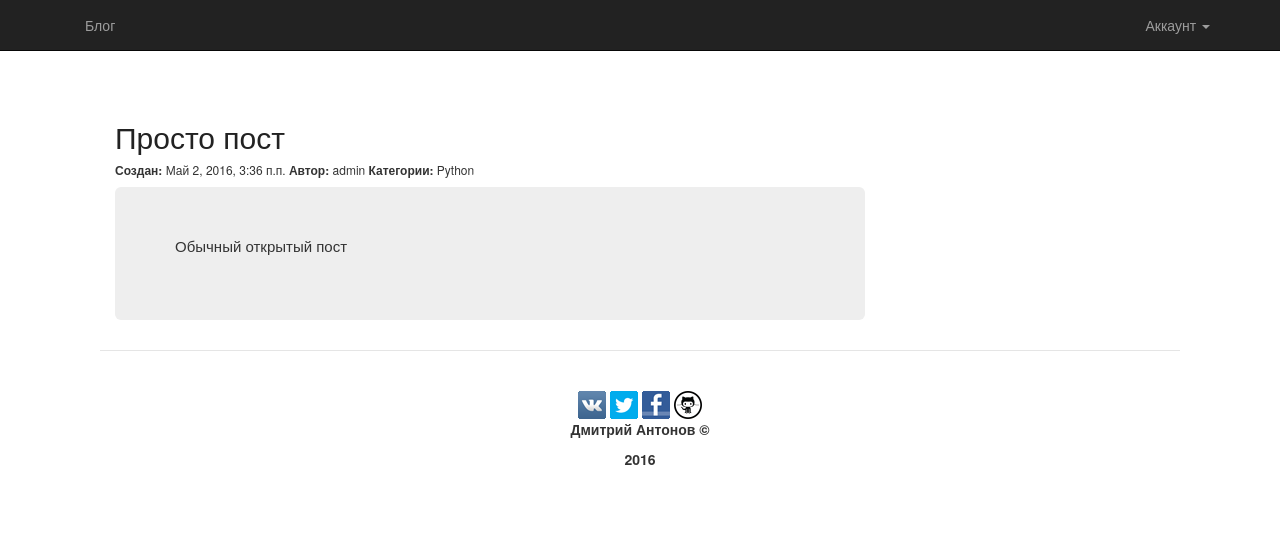
Page /4/ on the committed database.
### blog/models.py (models this page shows, shortened)
class Article(models.Model):
    article_title = models.CharField(max_length=100)
    article_text = models.TextField()
    article_date_create = models.DateTimeField(default=timezone.now)
    article_date_modify = models.DateTimeField(default=timezone.now)
    article_access = models.BooleanField(default=True)
    article_autor = models.ForeignKey(User)
    article_tag = models.ManyToManyField(Tags)

class Tags(models.Model):
    tags_name = models.CharField(max_length=50)
    def __str__(self):
        return self.tags_name

### blog/views.py (the view)
# urls.py: url(r'^(?P<pk>[0-9]+)/$', views.FullView, name='full'),
def FullView(request, pk):
    obj = get_object_or_404(Article, pk=pk)
    @access_private_post(url='/login', access=obj.article_access)
    def view(request, obj):
        return render(request, 'blog/full.html', {'fullpost_blog': obj})
    return view(request, obj)

### blog/templates/blog/full.html
{% extends "blog/home.html" %}
{% block post %}
    {% if fullpost_blog %}
        <div class="container blog-post">
            <div class="row">
                <div class="col-lg-8 col-md-8">
                    <div>
                        <h2 class="article-title">
                            <a class="article-title"> {{ fullpost_blog.article_title }} </a>
                        </h2>
                    </div>
                    <h6>
                        {% if fullpost_blog.article_date_create == fullpost_blog.article_date_modify %}
                            <b>Создан:</b> {{ fullpost_blog.article_date_create }}
                        {% else %}
                            <b>Создан:</b> {{ fullpost_blog.article_date_create }}
                            <b>Последнее изменение:</b> {{ fullpost_blog.article_date_modify }}
                        {% endif %}
                        <b>Автор:</b> {{ fullpost_blog.article_autor }}
                        <b>Категории:</b>
                        {% for tag in fullpost_blog.article_tag.all %}
                            {{ tag }}
                        {% endfor %}
                    </h6>
                    <div class="jumbotron">
                        <p class="text-justify">
                            {{ fullpost_blog.article_text }}
                        </p>
                    </div>
                </div>
            </div>
        </div>
    {% endif %}
{% endblock post %}

### blog/static/blog/style.css (style rules this page uses)
body { margin: 100px; }
.article-title a, .article-title a:visited { color: #222222; text-decoration: none; }
p.text-justify { font-size: 15px; }

### rows in the picture
Article: article_title "Просто пост", article_date_create "Май 2, 2016, 3:36 п.п.", article_autor "admin", article_text "Обычный открытый пост"
Tags: tags_name "Python"
